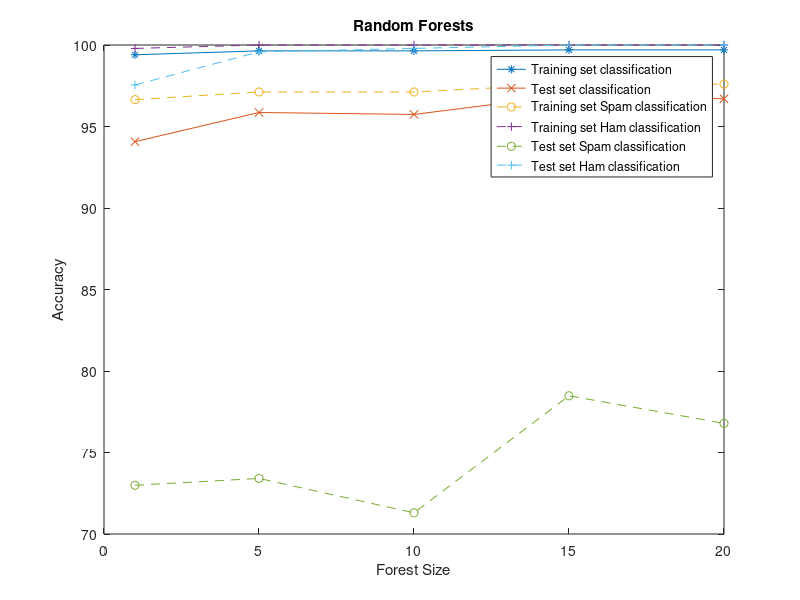

Write MATLAB code to recreate this figure.
%% for Random Forest PLOT
tr = [99.4 99.64 99.64 99.70 99.70];
tr_spm = [96.65 97.12 97.12 97.60 97.60];
tr_hm  = [99.79 100 100 100 100];

tt = [94.07 95.86 95.74 96.94 96.70];
tt_spm = [72.99 73.41 71.30 78.48 76.79];
tt_hm = [97.55 99.58 99.79 100 100];

xaxis  = [1 5 10 15 20];

plot(xaxis,tr,'-*');
hold on;
plot(xaxis,tt,'-x');
hold on;
plot(xaxis,tr_spm,'--o');
hold on;
plot(xaxis,tr_hm,'--+');
hold on;
plot(xaxis,tt_spm,'--o');
hold on;
plot(xaxis,tt_hm,'--+');
xlabel('Forest Size');
ylabel('Accuracy');
title('Random Forests');
legend('Training set classification','Test set classification','Training set Spam classification','Training set Ham classification','Test set Spam classification','Test set Ham classification');